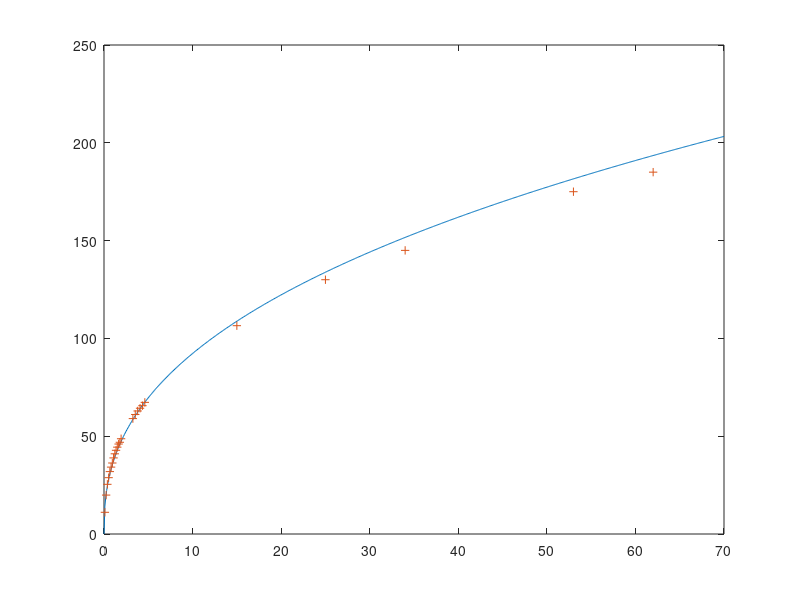

The MATLAB script that drew this image:
data=[
0.10 11.1 0.80 34.2 1.5 44.4 3.53 61.1 15.0 106.5
0.24 19.9 0.94 36.3 1.65 46.0 3.80 62.9 25.0 130.0
0.38 25.4 1.08 38.9 1.79 46.9 4.07 64.3 34.0 145.0
0.52 28.8 1.22 41.0 1.93 48.7 4.34 65.6 53.0 175.0
0.66 31.9 1.36 42.8 3.26 59.0 4.61 67.3 62.0 185.0
];
t=[];r=[];
for i=1:5
t=[t;data(:,2*i-1)];
r=[r;data(:,2*i)];
end
r1=log(r);t1=log(t);
s=polyfit(t1,r1,1);b=s(1);a=s(2);
tt=0:0.1:70;rr=exp(a)*tt.^b;
plot(tt,rr,t,r,'+')